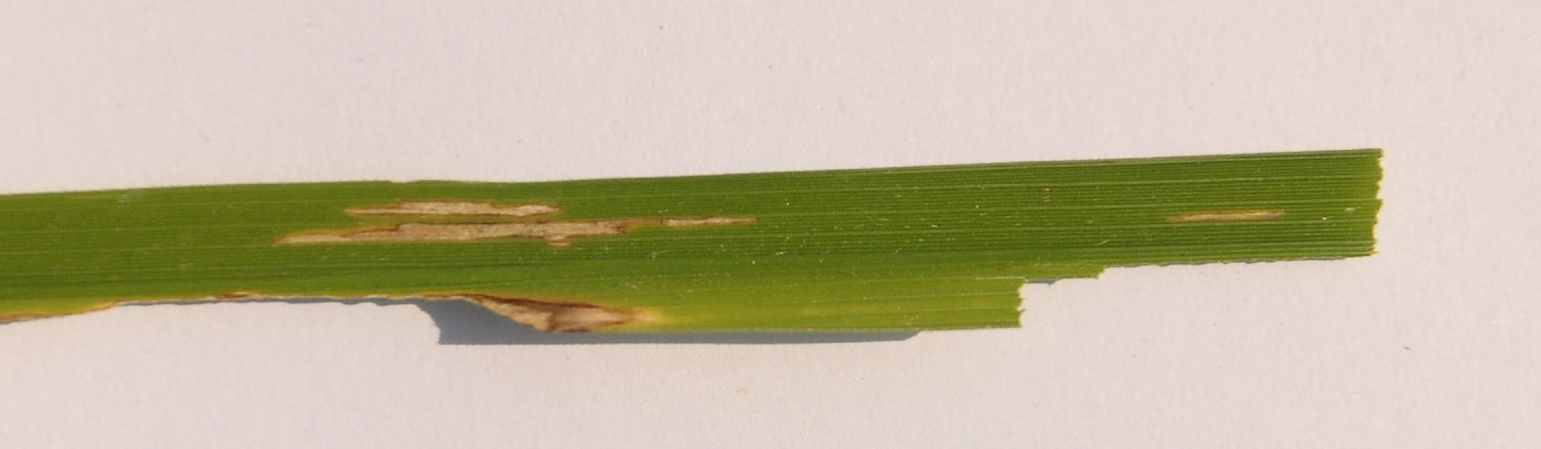
#> input picture Diseases/Bacterial leaf blight/DSC_0366.jpg, 3081 x 897 px (shown at 1/2 size); its folder holds 3 pictures in this run
$ python rice_plant_disease_classifier.py   (older library calls are emulated)
#> lines starting #> are read from the running program, lines starting #| are printed output that depends on the picture; pictures that were not available may be replaced by others from this repository, and a replacement may not be noted
# -*- coding: utf-8 -*-
"""
Created on Thu May  4 23:41:41 2023

@author: sayan
"""

import random
from sklearn.metrics import confusion_matrix
from sklearn import metrics
from sklearn.ensemble import RandomForestClassifier
from sklearn import preprocessing
import numpy as np
import matplotlib.pyplot as plt
import glob
import cv2
import os
import seaborn as sns
import pandas as pd
from skimage.filters import sobel, laplace
from sklearn.model_selection import train_test_split

print(os.listdir("Diseases/"))
print(os.listdir("Nutrition_Defeciency/"))
SIZE = 256


# print("TRAIN IMAGES")
images = []
labels = []
train_images = []
train_labels = []
test_images = []
test_labels = []
# print(glob.glob("Diseases/*"))

for path in glob.glob("Diseases/*"):
    label = path.split("\\")[-1]
    print(label)
    for img_path in glob.glob(os.path.join(path, "*.jpg")):
        print(img_path)
        img = cv2.imread(img_path, cv2.IMREAD_COLOR)
#> img is the input picture: shape (897, 3081, 3); mean B, G, R 159.4, 185.1, 194
        img = cv2.resize(img, (SIZE, SIZE))
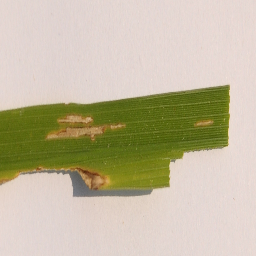
#> img: shape (256, 256, 3); mean B, G, R 159.3, 185, 193.9
        images.append(img)
        labels.append(label)
#> pass 2 of the loop `for path in glob.glob("Diseases/*"):`:
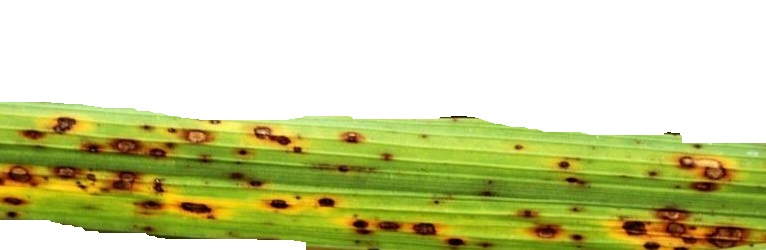
#> input picture Diseases/Brown spot/DSC_0100.jpg, 766 x 250 px
#> img is the input picture: shape (250, 766, 3); mean B, G, R 151.5, 207, 202.8
#> `img = cv2.resize(img, (SIZE, SIZE))`:
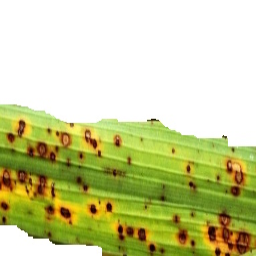
#> img: shape (256, 256, 3); mean B, G, R 151.4, 206.9, 202.7

images = np.array(images)
labels = np.array(labels)


train_images, test_images, train_labels, test_labels = train_test_split(
    images, labels, test_size=0.25, random_state=42)

le = preprocessing.LabelEncoder()
le.fit(test_labels)
test_labels_encoded = le.transform(test_labels)
#> test_labels_encoded = [0]
le.fit(train_labels)
train_labels_encoded = le.transform(train_labels)
#> train_labels_encoded = [0]
print(test_labels_encoded, train_labels_encoded)
#| [0] [0]


x_train, y_train, x_test, y_test = train_images, train_labels_encoded, test_images, test_labels_encoded
#> y_train = [0]; y_test = [0]

x_train, x_test = x_train / 255.0, x_test / 255.0

print(x_train.shape[0])
#| 1


def feature_extractor(dataset):
    x_train = dataset
    image_dataset = pd.DataFrame()
    for image in range(x_train.shape[0]):
        input_img = x_train[image, :, :, :]
        img = input_img
        # print(input_img)

        df = pd.DataFrame()
        # pixel_values = img.reshape(-1)
        # df['Pixel_Value'] = pixel_values  # Pixel value itself as a feature
        # df['Image_Name'] = image   #Capture image name as we read multiple images

        # FEATURE 1 - Bunch of Gabor filter responses

        # Generate Gabor features
        num = 1  # To count numbers up in order to give Gabor features a lable in the data frame
        kernels = []
        for theta in range(2):  # Define number of thetas
            theta = theta / 4. * np.pi
            for sigma in (1, 3):  # Sigma with 1 and 3
                lamda = np.pi/4
                gamma = 0.5
                # Label Gabor columns as Gabor1, Gabor2, etc.
                gabor_label = 'Gabor' + str(num)
    #                print(gabor_label)
                ksize = 9
                kernel = cv2.getGaborKernel(
                    (ksize, ksize), sigma, theta, lamda, gamma, 0, ktype=cv2.CV_32F)
                kernels.append(kernel)
                # Now filter the image and add values to a new column
                fimg = cv2.filter2D(img, cv2.CV_8UC3, kernel)
                filtered_img = fimg.reshape(-1)
                # Labels columns as Gabor1, Gabor2, etc.
                df[gabor_label] = filtered_img
                # print(gabor_label, ': theta=', theta, ': sigma=',
                #       sigma, ': lamda=', lamda, ': gamma=', gamma)
                num += 1  # Increment for gabor column label

        # FEATURE 2 - Sobel filter

        edge_sobel = sobel(img)
        edge_sobel1 = edge_sobel.reshape(-1)
        df['Sobel'] = edge_sobel1

        # FEATURE 3 - Laplace filter

        edge_laplace = laplace(img)
        edge_laplace1 = edge_laplace.reshape(-1)
        df['Laplace'] = edge_laplace1

        # edge_otsu = threshold_otsu(img)
        # edge_otsu1 = edge_otsu.reshape(-1)
        # df['Otsu'] = edge_otsu1

        image_dataset = image_dataset._append(df)
#> this loop made 1 pass
#> pass 1, in feature_extractor, `edge_sobel = sobel(img)`:
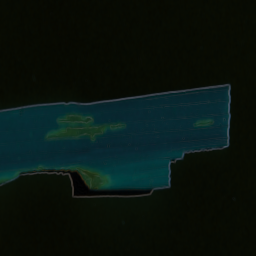
#> edge_sobel: shape (256, 256, 3) float64; mean of channels 0, 1, 2 0.0633, 0.0817, 0.0372; drawn as B, G, R
#> pass 1, in feature_extractor, `edge_laplace = laplace(img)`:
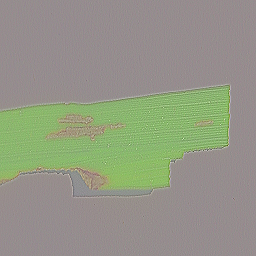
#> edge_laplace: shape (256, 256, 3) float64; mean of channels 0, 1, 2 -0.101, 0.0664, 0.0348; drawn with min black and max white
#> after the loop, theta = 0.785
    return image_dataset


# print(feature_extractor(x_train))

image_features = feature_extractor(x_train)
#> image_features = table of 196608 rows and 6 columns

# Reshape to a vector for Random Forest / SVM training
n_features = image_features.shape[1]
#> n_features = 6
image_features = np.expand_dims(image_features, axis=0)
# Reshape to #images, features
X_for_RF = np.reshape(image_features, (x_train.shape[0], -1))

# Define the classifier
# from sklearn.neighbors import KNeighborsClassifier
RF_model = RandomForestClassifier(n_estimators=50, random_state=42)

# Can also use SVM but RF is faster and may be more accurate.
# from sklearn import svm
# SVM_model = svm.SVC(decision_function_shape='ovo')  #For multiclass classification
# SVM_model.fit(X_for_RF, y_train)


# Fit the model on training data
RF_model.fit(X_for_RF, y_train)  # For sklearn no one hot encoding

# Predict on Test data
# Extract features from test data and reshape, just like training data
test_features = feature_extractor(x_test)
#> the loop in feature_extractor (call 2), `for image in range(x_train.shape[0]):` made 1 pass
#> pass 1, in feature_extractor (call 2), `input_img = x_train[image, :, :, :]`:
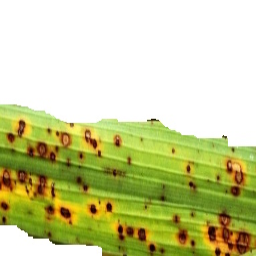
#> input_img: shape (256, 256, 3) float64; mean of channels 0, 1, 2 0.594, 0.811, 0.795; drawn as B, G, R
#> pass 1, in feature_extractor (call 2), `edge_sobel = sobel(img)`:
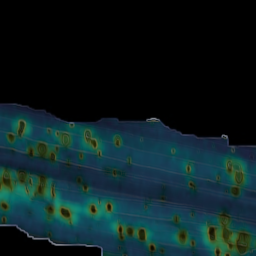
#> edge_sobel: shape (256, 256, 3) float64; mean of channels 0, 1, 2 0.132, 0.122, 0.0487; drawn as B, G, R
#> pass 1, in feature_extractor (call 2), `edge_laplace = laplace(img)`:
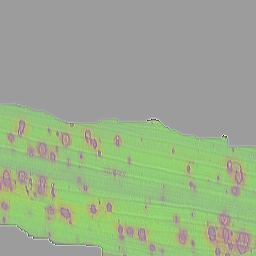
#> edge_laplace: shape (256, 256, 3) float64; mean of channels 0, 1, 2 -0.218, 0.234, -0.0166; drawn with min black and max white
#> after the loop in feature_extractor (call 2), `for image in range(x_train.shape[0]):`: theta = 0.785
#> test_features = table of 196608 rows and 6 columns
test_features = np.expand_dims(test_features, axis=0)
test_for_RF = np.reshape(test_features, (x_test.shape[0], -1))

# Predict on test
test_prediction = RF_model.predict(test_for_RF)
#> test_prediction = [0]
# Inverse le transform to get original label back.
test_prediction = le.inverse_transform(test_prediction)

# Print overall accuracy
print("Accuracy = ", metrics.accuracy_score(test_labels, test_prediction))
#| Accuracy =  0.0

# Print confusion matrix
cm = confusion_matrix(test_labels, test_prediction)
#> cm = [[0, 0], [1, 0]]

fig, ax = plt.subplots(figsize=(6, 6))         # Sample figsize in inches
sns.set(font_scale=1.6)
sns.heatmap(cm, annot=True, ax=ax)


# Extract features and reshape to right dimensions
# Expand dims so the input is (num images, x, y, c)
for img in x_test:
    input_img = np.expand_dims(img, axis=0)
    input_img_features = feature_extractor(input_img)
    input_img_features = np.expand_dims(input_img_features, axis=0)
    input_img_for_RF = np.reshape(input_img_features, (input_img.shape[0], -1))
    # Predict
    img_prediction = RF_model.predict(input_img_for_RF)
    # Reverse the label encoder to original name
    img_prediction = le.inverse_transform(img_prediction)
    print("The prediction for this image is: ", img_prediction)
#> this loop made 1 pass
#> (input_img_features, img_prediction) on pass 1: (table of 196608 rows and 6 columns, [0])
#| The prediction for this image is:  ['Diseases/Bacterial leaf blight']
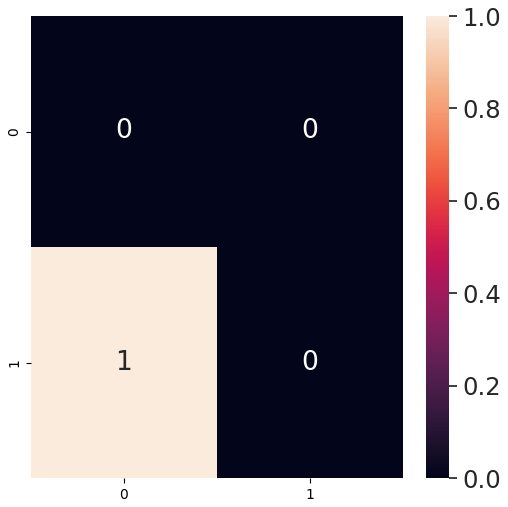
#> figure drawn by matplotlib, 2 panels
